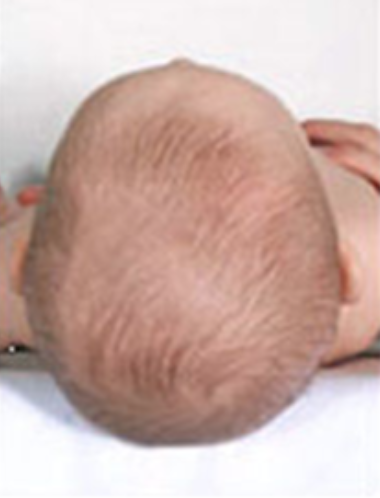
#> input picture tete.png, 380 x 498 px
$ python raphy.py
#> lines starting #> are read from the running program, lines starting #| are printed output that depends on the picture; after the words box and inside, x2 and y2 are one past the last pixel; in counts of white or black regions, pixels touching at a corner belong together
import cv2
import numpy as np
from matplotlib import pyplot as plt

img = cv2.imread('tete.png',0)
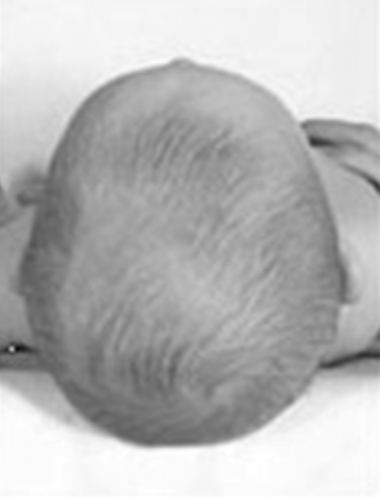
#> img: shape (498, 380); min 12, max 255, mean 183.8
edges = cv2.Canny(img,100,200)
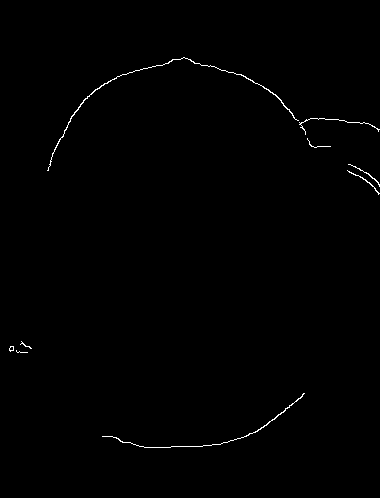
#> edges: shape (498, 380); 0.49% white in thin lines or dots, all inside (x1, y1, x2, y2) = (9, 57, 380, 448)

kernel = np.ones((5,5),np.uint8)

closing = cv2.morphologyEx(edges, cv2.MORPH_CLOSE, kernel)
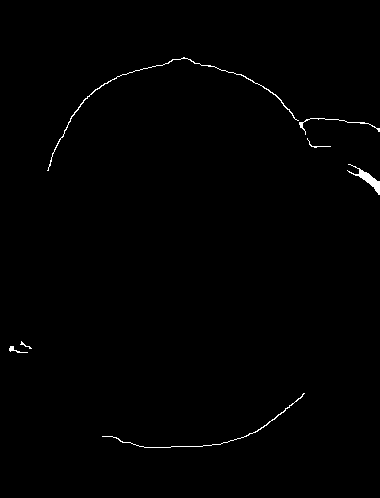
#> closing: shape (498, 380); 0.59% white in thin lines or dots, all inside (x1, y1, x2, y2) = (9, 57, 380, 448)
clos2= cv2.morphologyEx(closing, cv2.MORPH_CLOSE, kernel)
autre = edges-closing
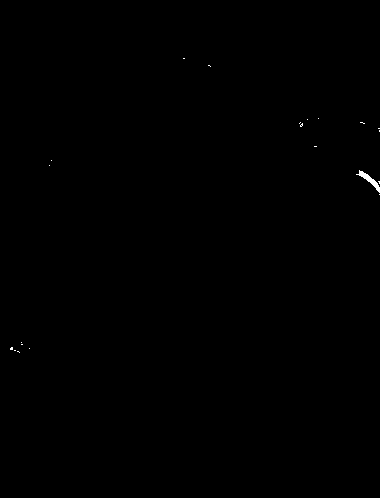
#> autre: shape (498, 380); values 0 (black) and 1 (white), 0.1% white; 21 white regions (20 under 20 px), largest, box (x1, y1, x2, y2) and area: (356, 170, 380, 193) 138
plt.subplot(151),plt.imshow(img,cmap = 'gray')
plt.title('Original Image'), plt.xticks([]), plt.yticks([])

plt.subplot(152),plt.imshow(edges,cmap = 'gray')
plt.title('Edge Image'), plt.xticks([]), plt.yticks([])
# [7 lines of commented-out code are left out]
closing = cv2.morphologyEx(edges, cv2.MORPH_CLOSE, kernel)

plt.subplot(153),plt.imshow(closing,cmap = 'gray')
plt.title('openingImage'), plt.xticks([]), plt.yticks([])

sum=edges+closing
plt.subplot(154),plt.imshow(sum,cmap = 'gray')
plt.title('openingImage'), plt.xticks([]), plt.yticks([])

kernel = np.ones((2,2),np.uint8)
dilation = cv2.dilate(sum,kernel,iterations = 1)
plt.subplot(155),plt.imshow(dilation,cmap = 'gray')
plt.title('openingImage'), plt.xticks([]), plt.yticks([])
plt.show()


# [6 lines of commented-out code are left out]

$ run again, with tete.jpg saved as tete.png
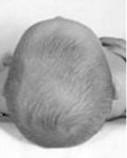
#> input picture tete.jpg, 127 x 158 px
#> img is the input picture: shape (158, 127); min 10, max 255, mean 176.8
#> `edges = cv2.Canny(img,100,200)`:
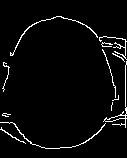
#> edges: shape (158, 127); 3.7% white in thin lines or dots, all inside (x1, y1, x2, y2) = (0, 16, 127, 149)
#> closing: shape (158, 127); 5.9% white; 3 white regions, box (x1, y1, x2, y2) and area: (0, 16, 127, 149) 1104, (0, 62, 10, 92) 53, (0, 113, 11, 117) 28
#> autre: shape (158, 127); values 0 (black) and 1 (white), 2.2% white in thin lines or dots, all inside (x1, y1, x2, y2) = (0, 37, 127, 144)
#> `dilation = cv2.dilate(sum,kernel,iterations = 1)`:
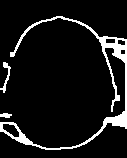
#> dilation: shape (158, 127); min 0, max 255, mean 22.3
